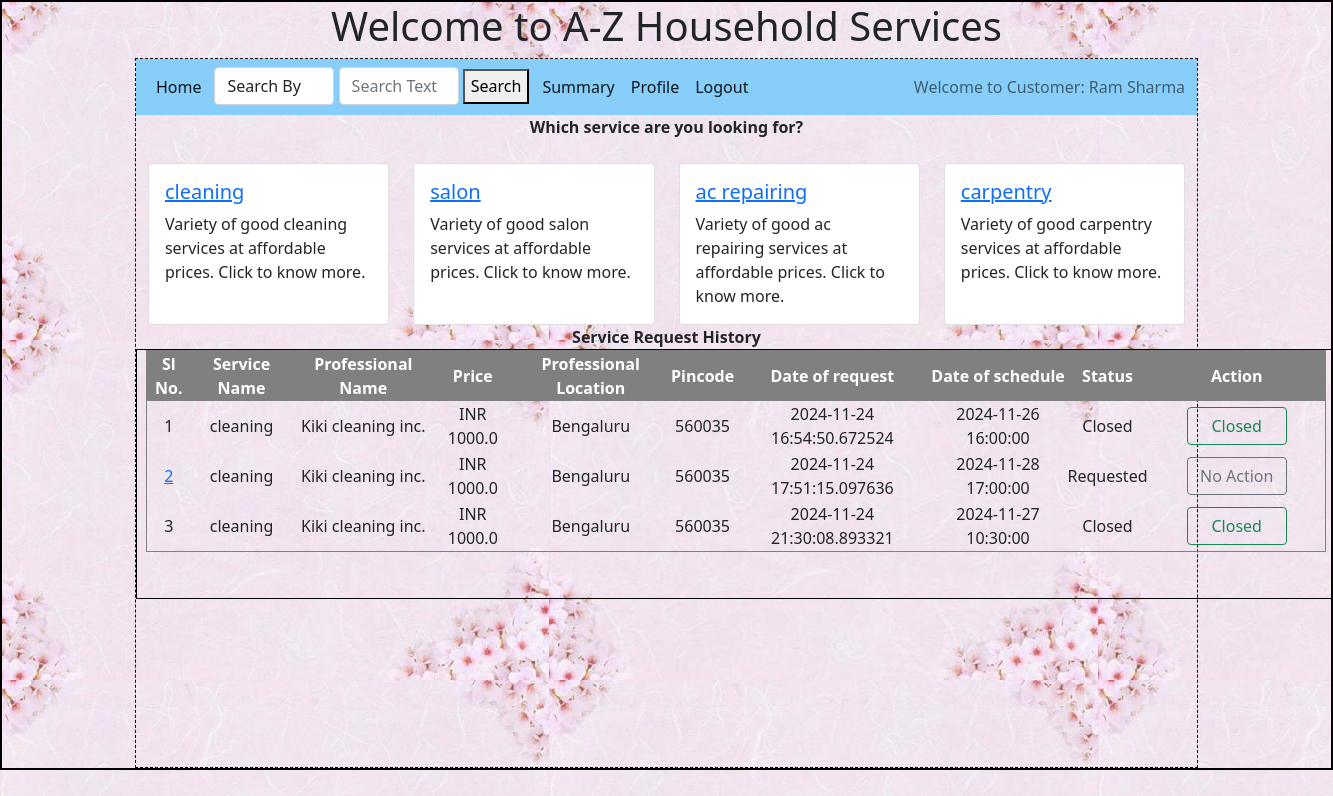
The page /customer/1/Ram Sharma on the database its author committed.
### backend/models.py (models this page shows)
class Customer(db.Model):
    __tablename__ = 'customer' # If we do not define this, the model auto assigns name as lower case of class name
    id=db.Column(db.Integer,primary_key=True)
    email=db.Column(db.String,unique=True, nullable = False)
    name = db.Column(db.String, nullable = False)
    password = db.Column(db.String, nullable = False)
    role = db.Column(db.Integer, default =1) # admin - 0, customer - 1
    date_of_signup = db.Column(db.DateTime, default = datetime.now) # NEED TO CONFIRM on type
    contact_number = db.Column(db.String, nullable = False)
    location = db.Column(db.String, nullable = False)
    pin_code = db.Column(db.String, nullable = False)
    avg_ratings = db.Column(db.Float)
    status = db.Column(db.String, default = 'Active') # Active , Flagged ,  Blocked
    sr = db.relationship('Service_request', cascade = 'all, delete', backref = 'customer', lazy = True)
    ratings = db.relationship('Rating', cascade = 'all, delete', backref = 'customer', lazy = True)

class Service(db.Model):
    __tablename__ = 'service'
    id=db.Column(db.Integer,primary_key=True)
    name = db.Column(db.String, nullable = False)
    base_price = db.Column(db.Float, nullable = False)
    avg_time_req = db.Column(db.Float, nullable = False) # Time in hours
    description = db.Column(db.String, nullable = False)
    sp = db.relationship('Service_professional', cascade = "all, delete", backref = 'service', lazy = True)
    sr = db.relationship('Service_request', cascade = "all, delete", backref = 'service', lazy = True)

class Service_request(db.Model):
    __tablename__ = 'service_request'
    id=db.Column(db.Integer,primary_key=True)
    customer_id=db.Column(db.Integer,db.ForeignKey('customer.id'), nullable = False)
    sp_id=db.Column(db.Integer,db.ForeignKey('service_professional.id'), nullable = False)
    date_of_request = db.Column(db.DateTime, default = datetime.now) # NEED TO CONFIRM on type
    service_id=db.Column(db.Integer,db.ForeignKey('service.id'), nullable = False)
    remarks = db.Column(db.String, nullable = False)
    date_of_schedule = db.Column(db.DateTime, nullable = False) # NEED TO CONFIRM on type
    date_of_completion = db.Column(db.DateTime)
    status = db.Column(db.String, default = 'Requested') # Requested , Assigned, Closed, Rejected
    sp_exit = db.Column(db.Integer, default = 0) # Not-exited - 0, Exited - 1
    ratings = db.relationship('Rating',  cascade = "all, delete", backref = 'service_request', lazy = True)

class Service_professional(db.Model):
    __tablename__ = 'service_professional' # If we do not define this, the model auto assigns name as lower case of class name
    id=db.Column(db.Integer,primary_key=True)
    email=db.Column(db.String,unique=True, nullable = False)
    name = db.Column(db.String, nullable = False)
    password = db.Column(db.String, nullable = False)
    role = db.Column(db.Integer, default =2)
    date_of_regn = db.Column(db.DateTime, default = datetime.now)
    doc_name = db.Column(db.String, nullable = False) ## TO BE UPDATED
    doc_data = db.Column(db.LargeBinary, nullable = False)
    service_name = db.Column(db.String, nullable = False)
    service_id = db.Column(db.Integer, db.ForeignKey('service.id'), nullable = False)
    description = db.Column(db.String, nullable = False)
    price = db.Column(db.Float, nullable = False)
    avg_time = db.Column(db.Float, nullable = False)
    exp_since = db.Column(db.Integer, nullable = False) # NEED TO CONFIRM on type
    location = db.Column(db.String, nullable = False)
    pin_code = db.Column(db.Integer, nullable = False)
    contact_number = db.Column(db.String, nullable = False)
    status = db.Column(db.String, default = 'Registered') # Registered - 0, Active - 1, Flagged - 2, Blocked - 3, Rejected - 4
    avg_ratings = db.Column(db.Float)
    sr = db.relationship('Service_request', cascade = 'all, delete', backref = 'service_professional', lazy = True)
    ratings = db.relationship('Rating', cascade = 'all, delete', backref = 'service_professional', lazy = True)

### backend/controllers.py (the view)
@app.route("/customer/<uid>/<uname>")
def customer_dashboard(uname, uid):
    services = Service.query.all()
    customer = Customer.query.filter_by(id = uid).first()
    service_requests = Service_request.query.filter_by(customer_id = uid).all()
    return render_template('customer_dashboard.html', services=services, service_requests = service_requests, uname = uname, uid = uid, customer = customer, action  = 'no_show')

### templates/customer_dashboard.html (shortened to what this page needs)
{%extends "customer_layout.html"%}
{%block content%}
{%if action == 'no_show'%}
  {%if customer.status != 'Blocked'%}
  <div>
<div style="text-align: center;">
  <p style="margin: auto ;"><b>Which service are you looking for?</b> </p>
  </div>
        <div class="row row-cols-1 row-cols-md-4 g-4" style="margin: auto;">
          {%for service in services%}
          <div class="col">
              <div class="card h-100" style="height: 200px;">
                <a href="/customer/show/{{service.id}}/service_professionals/{{uid}}/{{uname}}">
                <div class="card-body">
                  <h5 class="card-title">{{service.name}}</h5></a>
                  <p class="card-text">Variety of good {{service.name}} services at affordable prices. Click to know more.</p>
                </div>
              </div>
        </div>
          {%endfor%}
    {%else%}
    <div style="text-align: center;">
      <h2 style="margin: auto ;">Sorry, you are blocked! Please contact admin.  </h2>
      </div>
      {%endif%}
        {%endif%}
        <div style="text-align: center;">
          <p style="margin: auto ;"><b>Service Request History</b> </p>
          </div>
          {% if service_requests %}
                      <div style="width:1200px; height:250px; overflow-y:auto;margin: auto;margin-bottom: 10px; text-align: center; border: 1px solid black;">
                        <table cellspacing="0" cellpadding="1" border="1" width="1180px" style="margin: auto;">
                          <tr style="color:white;background-color:grey;text-align: center;position: sticky;">
                            <th>Sl No.</th>
                            <th>Service Name</th>
                            <th>Professional Name</th>
                            <th>Price</th>
                            <th>Professional Location</th>
                            <th>Pincode</th>
                            <th>Date of request</th>
                            <th>Date of schedule</th>
                            <th>Status</th>
                            <th style="width: 15%;">Action</th>
                        </tr>
                          {% for sr in service_requests %}
                        <tr>
                          {%if sr.status == 'Requested'%}
                            <td><a href="/customer/update_sr/{{sr.id}}/{{uid}}/{{uname}}">{{loop.index}}</a></td>
                          {%else%}
                            <td>{{loop.index}}</td>
                          {%endif%}
                            <td>{{sr.service.name}}</td>
                            <td>{{sr.service_professional.name}}</td>
                            <td>INR {{sr.service_professional.price}}</td>
                            <td>{{sr.service_professional.location}}</td>
                            <td>{{sr.service_professional.pin_code}}</td>
                            <td>{{sr.date_of_request}}</td>
                            <td>{{sr.date_of_schedule}}</td>
                            <td>{{sr.status}}</td>
                            <td>
                              {%if sr.status == 'Requested'%}
                              <a href="#" type="button" class="btn btn-outline-secondary" style="width: 100px;">No Action</a>
                              {%elif sr.status == 'Assigned'%}
                              <a href="#" type="button" class="btn btn-outline-primary">Assigned</a>
                              <a href="/customer/close_sr/{{sr.id}}/{{uid}}/{{uname}}" type="button" class="btn btn-success">Close?</a>
                              {%elif sr.status == 'Closed'%}
                              <a href="#" type="button" class="btn btn-outline-success" style="width: 100px;">Closed</a>
                              {%elif sr.status == 'Rejected'%}
                              <a href="#" type="button" class="btn btn-outline-danger" style="width: 100px;">Rejected</a>
                              {%endif%}
                            </td>
                        </tr>
                        {% endfor %}
                        </table>
                        {% else %}
                      <div style="margin: auto;text-align: center;border: 1px;"><h2>No service requests!</h2></div>
                    {% endif %}
                      </div>
{%endblock%}

### templates/customer_layout.html (shortened to what this page needs)
<!DOCTYPE html>
<html>
    <head>
        <link rel="stylesheet" href="/static/styles/main.css">
        <link href="https://cdn.jsdelivr.net/npm/bootstrap@5.0.2/dist/css/bootstrap.min.css" rel="stylesheet">
    </head>
    <body>
        <div class="my_container">
            <div class="center"><h1 style="text-align: center;">Welcome to A-Z Household Services</h1></div>
            <div class="my_panel">
                <nav class="navbar navbar-expand-lg navbar-light" style="background-color:lightskyblue">
                    <div class="container-fluid">
                      <div class="collapse navbar-collapse" id="navbarText">
                        <ul class="navbar-nav me-auto mb-2 mb-lg-0">
                            <li class="nav-item">
                                <a class="nav-link active" aria-current="page" href="/customer/{{uid}}/{{uname}}">Home</a>
                            </li>
                            <li class="nav-item" style="border: 1px;margin-left: 5px; margin-right: 5px;">
                               <div style="border: 1px; align-items: center;display: inline;">
                                <form action="/customer/search/{{uid}}/{{uname}}" method="POST" style="display: inline-block;">
                                    <div class="mb-3" style="display: inline;">
                                        <select name="search_by" class="form-control" style="display: inline-block; width: 120px;">
                                            <option value="">Search By</option>
                                        </select>
                                    </div>
                                    <input type="text" class="form-control" name="search_txt" id="search_txt" placeholder="Search Text" style="display: inline-block; width: 120px;">
                                    <button type="submit" style="height: 35px;">Search</button>
                                </form>
                            </div>
                            </li>
                            <li class="nav-item">
                                <a class="nav-link active" aria-current="page" href="/customer/summary/{{uid}}/{{uname}}">Summary</a>
                            </li>
                            <li class="nav-item">
                                <a class="nav-link active" aria-current="page" href="/customer/profile/update/{{uid}}/{{uname}}">Profile</a>
                            </li>
                            <li class="nav-item">
                                <a class="nav-link active" href="/login">Logout</a>
                            </li>
                        </ul>
                        <span class="navbar-text">
                          Welcome to Customer: {{uname}}
                        </span>
                      </div>
                    </div>
                  </nav>
                  {%block content%}{%endblock%}
    </body>
</html>

### static/styles/main.css (style rules this page uses)
* { margin: 0px; }
body { background-image: url("../images/background.jpeg"); }
.center { display: block; margin-left: auto; margin-right: auto; }
.my_container { border: 2px solid black; margin: auto; }
.my_panel { width: 80%; margin: auto; height: 710px; border: 1px dashed black; }

### rows shown on the page
Customer: name "Ram Sharma"
Service: name "cleaning"
Service: name "salon"
Service: name "ac repairing"
Service: name "carpentry"
Service_request: service.name "cleaning", service_professional.name "Kiki cleaning inc.", service_professional.price "1000.0", service_professional.location "Bengaluru", service_professional.pin_code "560035", date_of_request "2024-11-24 16:54:50.672524", date_of_schedule "2024-11-26 16:00:00", status "Closed"
Service_request: service.name "cleaning", service_professional.name "Kiki cleaning inc.", service_professional.price "1000.0", service_professional.location "Bengaluru", service_professional.pin_code "560035", date_of_request "2024-11-24 17:51:15.097636", date_of_schedule "2024-11-28 17:00:00", status "Requested", shows "No Action"
Service_request: service.name "cleaning", service_professional.name "Kiki cleaning inc.", service_professional.price "1000.0", service_professional.location "Bengaluru", service_professional.pin_code "560035", date_of_request "2024-11-24 21:30:08.893321", date_of_schedule "2024-11-27 10:30:00", status "Closed"
